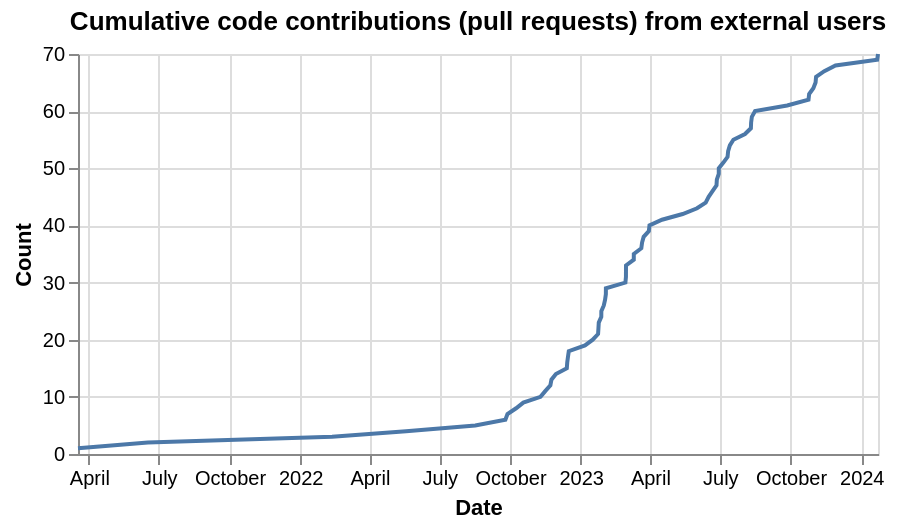

The Vega-Lite source for this figure:
### Vega-Lite specification from a JSON file in a GitHub repository (floating-point values rounded to 4 significant figures)
{"config": {"view": {"continuousWidth": 400, "continuousHeight": 300}}, "data": {"name": "data-272f3a8deeeff427cfb29f707ac328b4"}, "mark": "line", "encoding": {"x": {"axis": {"title": "Date"}, "field": "interaction_createdAt", "type": "temporal"}, "y": {"axis": {"title": "Count"}, "field": "cumulative_count", "type": "quantitative"}}, "height": 200, "title": "Cumulative code contributions (pull requests) from external users", "transform": [{"window": [{"op": "count", "as": "cumulative_count"}], "sort": [{"field": "interaction_createdAt"}]}], "$schema": "https://vega.github.io/schema/vega-lite/v4.17.0.json", "datasets": {"data-272f3a8deeeff427cfb29f707ac328b4": [{"interaction_createdAt": "2022-05-18T18:04:27+00:00"}, {"interaction_createdAt": "2022-08-16T17:37:01+00:00"}, {"interaction_createdAt": "2022-09-24T22:36:24+00:00"}, {"interaction_createdAt": "2022-09-27T16:19:28+00:00"}, {"interaction_createdAt": "2022-10-08T21:21:56+00:00"}, {"interaction_createdAt": "2022-10-18T06:43:35+00:00"}, {"interaction_createdAt": "2022-11-09T14:34:37+00:00"}, {"interaction_createdAt": "2022-11-15T19:00:46+00:00"}, {"interaction_createdAt": "2022-11-22T11:34:32+00:00"}, {"interaction_createdAt": "2022-11-23T20:58:35+00:00"}, {"interaction_createdAt": "2022-11-29T16:09:16+00:00"}, {"interaction_createdAt": "2022-12-13T21:07:40+00:00"}, {"interaction_createdAt": "2022-12-14T10:04:50+00:00"}, {"interaction_createdAt": "2022-12-15T09:47:26+00:00"}, {"interaction_createdAt": "2022-12-16T11:00:11+00:00"}, {"interaction_createdAt": "2023-01-06T13:22:22+00:00"}, {"interaction_createdAt": "2023-01-16T15:16:03+00:00"}, {"interaction_createdAt": "2023-01-23T13:33:49+00:00"}, {"interaction_createdAt": "2023-01-24T00:37:28+00:00"}, {"interaction_createdAt": "2023-01-24T11:08:39+00:00"}, {"interaction_createdAt": "2023-01-27T18:18:48+00:00"}, {"interaction_createdAt": "2023-01-27T19:22:02+00:00"}, {"interaction_createdAt": "2023-01-31T00:10:12+00:00"}, {"interaction_createdAt": "2023-02-01T16:20:17+00:00"}, {"interaction_createdAt": "2023-02-02T16:50:51+00:00"}, {"interaction_createdAt": "2023-02-02T17:44:38+00:00"}, {"interaction_createdAt": "2023-02-28T03:09:35+00:00"}, {"interaction_createdAt": "2023-02-28T19:36:22+00:00"}, {"interaction_createdAt": "2023-02-28T20:36:45+00:00"}, {"interaction_createdAt": "2023-02-28T21:53:12+00:00"}, {"interaction_createdAt": "2023-03-11T00:40:26+00:00"}, {"interaction_createdAt": "2023-03-11T01:15:45+00:00"}, {"interaction_createdAt": "2023-03-20T20:08:04+00:00"}, {"interaction_createdAt": "2023-03-21T19:31:14+00:00"}, {"interaction_createdAt": "2023-03-23T20:40:50+00:00"}, {"interaction_createdAt": "2023-03-30T15:01:06+00:00"}, {"interaction_createdAt": "2023-03-31T11:09:10+00:00"}, {"interaction_createdAt": "2023-04-16T18:35:44+00:00"}, {"interaction_createdAt": "2023-05-13T14:34:00+00:00"}, {"interaction_createdAt": "2023-06-01T09:11:14+00:00"}, {"interaction_createdAt": "2023-06-12T13:21:26+00:00"}, {"interaction_createdAt": "2023-06-16T10:22:26+00:00"}, {"interaction_createdAt": "2023-06-21T10:59:21+00:00"}, {"interaction_createdAt": "2023-06-26T15:51:51+00:00"}, {"interaction_createdAt": "2023-06-27T02:27:42+00:00"}, {"interaction_createdAt": "2023-06-29T14:07:25+00:00"}, {"interaction_createdAt": "2023-06-29T15:18:11+00:00"}, {"interaction_createdAt": "2023-07-05T14:25:21+00:00"}, {"interaction_createdAt": "2023-07-11T01:25:44+00:00"}, {"interaction_createdAt": "2023-07-11T19:04:05+00:00"}, {"interaction_createdAt": "2023-07-14T00:24:37+00:00"}, {"interaction_createdAt": "2023-07-18T15:34:23+00:00"}, {"interaction_createdAt": "2023-08-02T17:48:52+00:00"}, {"interaction_createdAt": "2023-08-10T09:29:12+00:00"}, {"interaction_createdAt": "2023-08-10T16:29:35+00:00"}, {"interaction_createdAt": "2023-08-11T15:53:27+00:00"}, {"interaction_createdAt": "2023-08-15T20:12:49+00:00"}, {"interaction_createdAt": "2023-09-26T14:47:49+00:00"}, {"interaction_createdAt": "2023-10-24T09:12:34+00:00"}, {"interaction_createdAt": "2023-10-25T04:36:25+00:00"}, {"interaction_createdAt": "2023-10-30T15:43:52+00:00"}, {"interaction_createdAt": "2023-11-02T13:22:28+00:00"}, {"interaction_createdAt": "2023-11-03T04:54:06+00:00"}, {"interaction_createdAt": "2023-11-13T21:46:00+00:00"}, {"interaction_createdAt": "2023-11-28T12:26:33+00:00"}, {"interaction_createdAt": "2024-01-21T17:36:30+00:00"}, {"interaction_createdAt": "2024-01-22T19:04:04+00:00"}, {"interaction_createdAt": "2021-03-17T20:21:39+00:00"}, {"interaction_createdAt": "2021-06-16T18:28:24+00:00"}, {"interaction_createdAt": "2022-02-11T09:53:46+00:00"}]}}
